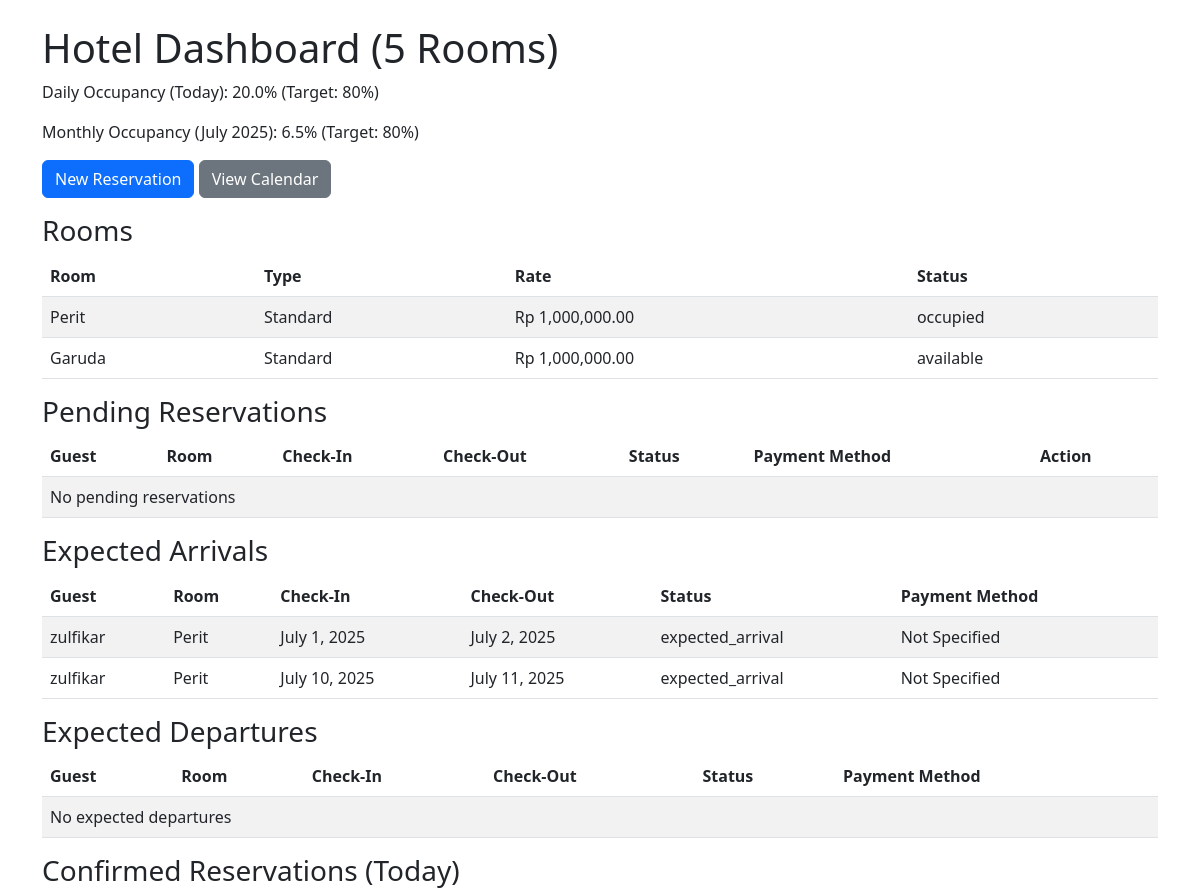
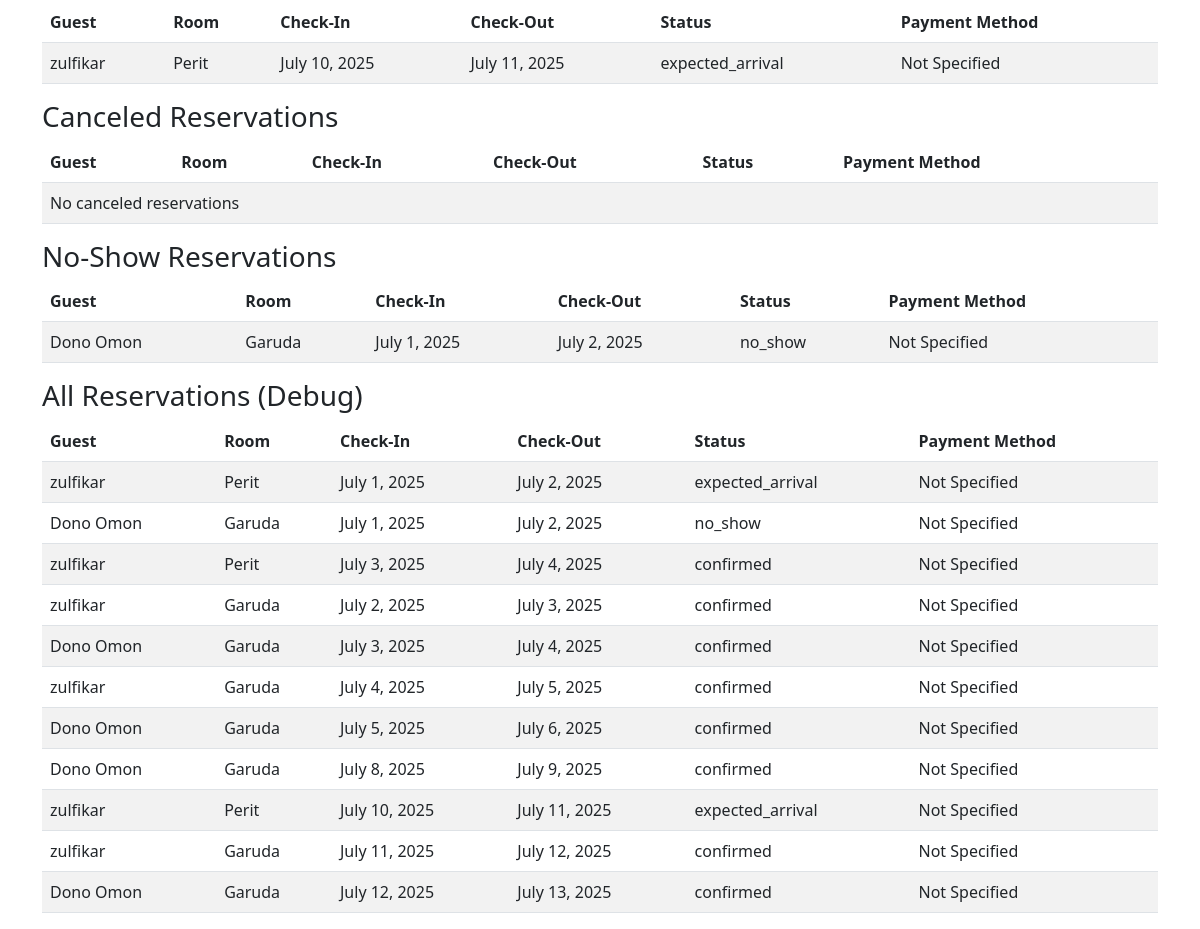
The page / on the database its author committed (2 pictures, top to bottom).
### pms/models.py (models this page shows, shortened)
class Room(models.Model):
    ROOM_TYPES = [
        ('single', 'Single'),
        ('double', 'Double'),
        ('suite', 'Suite'),
    ]
    STATUS_CHOICES = [
        ('available', 'Available'),
        ('occupied', 'Occupied'),
    ]
    room_number = models.CharField(max_length=10, unique=True)
    room_type = models.CharField(max_length=20, choices=ROOM_TYPES)
    rate = models.DecimalField(max_digits=10, decimal_places=2)
    status = models.CharField(max_length=20, choices=STATUS_CHOICES, default='available')

class Reservation(models.Model):
    STATUS_CHOICES = [
        ('pending', 'Pending'),
        ('confirmed', 'Confirmed'),
        ('expected_arrival', 'Expected Arrival'),
        ('expected_departure', 'Expected Departure'),
        ('canceled', 'Canceled'),
        ('no_show', 'No-Show'),
    ]
    PAYMENT_METHODS = [
        ('', 'Not Specified'),  # Empty choice for pending reservations
        ('bank_transfer', 'Bank Transfer'),
        ('cash', 'Cash'),
        ('credit_card', 'Credit Card'),
    ]
    guest = models.ForeignKey(Guest, on_delete=models.CASCADE)
    room = models.ForeignKey(Room, on_delete=models.CASCADE)
    check_in = models.DateField()
    check_out = models.DateField()
    status = models.CharField(max_length=20, choices=STATUS_CHOICES, default='pending')
    payment_method = models.CharField(max_length=20, choices=PAYMENT_METHODS, blank=True, default='')
    def update_status(self):
        today = date.today()
        if self.status in ['pending', 'confirmed']:
            if self.check_in == today:
                self.status = 'expected_arrival'
            elif self.check_out == today:
                self.status = 'expected_departure'
        self.save()

class Guest(models.Model):
    name = models.CharField(max_length=100)
    email = models.EmailField(unique=True)
    phone = models.CharField(max_length=15, blank=True)

### pms/views.py (the view)
# urls.py: path('', dashboard, name='dashboard'),
def dashboard(request):
    rooms = Room.objects.all()
    today = date.today()
    for reservation in Reservation.objects.all():
        reservation.update_status()
    for room in rooms:
        is_occupied = Reservation.objects.filter(
            room=room,
            check_in__lte=today,
            check_out__gt=today,
            status__in=['confirmed', 'expected_arrival', 'expected_departure']
        ).exists()
        room.status = 'occupied' if is_occupied else 'available'
        room.save()
    reservations = Reservation.objects.filter(
        check_in__lte=today,
        check_out__gt=today,
        status__in=['confirmed', 'expected_arrival', 'expected_departure']
    )
    daily_occupancy = (len(reservations) / 5) * 100
    year = today.year
    month = today.month
    days_in_month = monthrange(year, month)[1]
    total_room_nights = 5 * days_in_month
    booked_room_nights = 0
    month_start = date(year, month, 1)
    month_end = month_start + timedelta(days=days_in_month)
    monthly_reservations = Reservation.objects.filter(
        check_in__lt=month_end,
        check_out__gt=month_start,
        status__in=['confirmed', 'expected_arrival', 'expected_departure']
    )
    for res in monthly_reservations:
        start = max(res.check_in, month_start)
        end = min(res.check_out, month_end)
        booked_room_nights += (end - start).days
    monthly_occupancy = (booked_room_nights / total_room_nights) * 100 if total_room_nights > 0 else 0
    pending_reservations = Reservation.objects.filter(status='pending')
    expected_arrivals = Reservation.objects.filter(status='expected_arrival')
    expected_departures = Reservation.objects.filter(status='expected_departure')
    canceled_reservations = Reservation.objects.filter(status='canceled')
    no_show_reservations = Reservation.objects.filter(status='no_show')
    all_reservations = Reservation.objects.all()
    return render(request, 'pms/dashboard.html', {
        'rooms': rooms,
        'reservations': reservations,
        'pending_reservations': pending_reservations,
        'expected_arrivals': expected_arrivals,
        'expected_departures': expected_departures,
        'canceled_reservations': canceled_reservations,
        'no_show_reservations': no_show_reservations,
        'daily_occupancy': daily_occupancy,
        'monthly_occupancy': monthly_occupancy,
        'target_occupancy': 80,
        'month_name': today.strftime('%B %Y'),
        'all_reservations': all_reservations
    })

### pms/templates/pms/dashboard.html (shortened to what this page needs)
{% load humanize %}
<!DOCTYPE html>
<html>
<head>
    <link href="https://cdn.jsdelivr.net/npm/bootstrap@5.3.0/dist/css/bootstrap.min.css" rel="stylesheet">
</head>
<body>
    <div class="container mt-4">
        <h1>Hotel Dashboard (5 Rooms)</h1>
        <p>Daily Occupancy (Today): {{ daily_occupancy|floatformat:1 }}% (Target: {{ target_occupancy }}%)</p>
        <p>Monthly Occupancy ({{ month_name }}): {{ monthly_occupancy|floatformat:1 }}% (Target: {{ target_occupancy }}%)</p>
        <a href="{% url 'create_reservation' %}" class="btn btn-primary mb-3">New Reservation</a>
        <a href="{% url 'calendar' %}" class="btn btn-secondary mb-3">View Calendar</a>
        <h3>Rooms</h3>
        <table class="table table-striped">
            <thead>
                <tr>
                    <th>Room</th>
                    <th>Type</th>
                    <th>Rate</th>
                    <th>Status</th>
                </tr>
            </thead>
            <tbody>
                {% for room in rooms %}
                <tr>
                    <td>{{ room.room_number }}</td>
                    <td>{{ room.room_type }}</td>
                    <td>Rp {{ room.rate|intcomma }}</td>
                    <td>{{ room.status }}</td>
                </tr>
                {% endfor %}
            </tbody>
        </table>
        <h3>Pending Reservations</h3>
        <table class="table table-striped">
            <thead>
                <tr>
                    <th>Guest</th>
                    <th>Room</th>
                    <th>Check-In</th>
                    <th>Check-Out</th>
                    <th>Status</th>
                    <th>Payment Method</th>
                    <th>Action</th>
                </tr>
            </thead>
            <tbody>
                {% for reservation in pending_reservations %}
                <tr>
                    <td>{{ reservation.guest.name }}</td>
                    <td>{{ reservation.room.room_number }}</td>
                    <td>{{ reservation.check_in }}</td>
                    <td>{{ reservation.check_out }}</td>
                    <td>{{ reservation.status }}</td>
                    <td>{{ reservation.get_payment_method_display|default:"Not Specified" }}</td>
                    <td><a href="{% url 'confirm_reservation' reservation.id %}" class="btn btn-sm btn-success">Confirm</a></td>
                </tr>
                {% empty %}
                <tr>
                    <td colspan="7">No pending reservations</td>
                </tr>
                {% endfor %}
            </tbody>
        </table>
        <h3>Expected Arrivals</h3>
        <table class="table table-striped">
            <thead>
                <tr>
                    <th>Guest</th>
                    <th>Room</th>
                    <th>Check-In</th>
                    <th>Check-Out</th>
                    <th>Status</th>
                    <th>Payment Method</th>
                </tr>
            </thead>
            <tbody>
                {% for reservation in expected_arrivals %}
                <tr>
                    <td>{{ reservation.guest.name }}</td>
                    <td>{{ reservation.room.room_number }}</td>
                    <td>{{ reservation.check_in }}</td>
                    <td>{{ reservation.check_out }}</td>
                    <td>{{ reservation.status }}</td>
                    <td>{{ reservation.get_payment_method_display|default:"Not Specified" }}</td>
                </tr>
                {% empty %}
                <tr>
                    <td colspan="6">No expected arrivals</td>
                </tr>
                {% endfor %}
            </tbody>
        </table>
        <h3>Expected Departures</h3>
        <table class="table table-striped">
            <thead>
                <tr>
                    <th>Guest</th>
                    <th>Room</th>
                    <th>Check-In</th>
                    <th>Check-Out</th>
                    <th>Status</th>
                    <th>Payment Method</th>
                </tr>
            </thead>
            <tbody>
                {% for reservation in expected_departures %}
                <tr>
                    <td>{{ reservation.guest.name }}</td>
                    <td>{{ reservation.room.room_number }}</td>
                    <td>{{ reservation.check_in }}</td>
                    <td>{{ reservation.check_out }}</td>
                    <td>{{ reservation.status }}</td>
                    <td>{{ reservation.get_payment_method_display|default:"Not Specified" }}</td>
                </tr>
                {% empty %}
                <tr>
                    <td colspan="6">No expected departures</td>
                </tr>
                {% endfor %}
            </tbody>
        </table>
        <h3>Confirmed Reservations (Today)</h3>
        <table class="table table-striped">
            <thead>
                <tr>
                    <th>Guest</th>
                    <th>Room</th>
                    <th>Check-In</th>
                    <th>Check-Out</th>
                    <th>Status</th>
                    <th>Payment Method</th>
                </tr>
            </thead>
            <tbody>
                {% for reservation in reservations %}
                <tr>
                    <td>{{ reservation.guest.name }}</td>
                    <td>{{ reservation.room.room_number }}</td>
                    <td>{{ reservation.check_in }}</td>
                    <td>{{ reservation.check_out }}</td>
                    <td>{{ reservation.status }}</td>
                    <td>{{ reservation.get_payment_method_display|default:"Not Specified" }}</td>
                </tr>
                {% empty %}
                <tr>
                    <td colspan="6">No confirmed reservations for today</td>
                </tr>
                {% endfor %}
            </tbody>
        </table>
        <h3>Canceled Reservations</h3>
        <table class="table table-striped">
            <thead>
                <tr>
                    <th>Guest</th>
                    <th>Room</th>
                    <th>Check-In</th>
                    <th>Check-Out</th>
                    <th>Status</th>
                    <th>Payment Method</th>
                </tr>
            </thead>
            <tbody>
                {% for reservation in canceled_reservations %}
                <tr>
                    <td>{{ reservation.guest.name }}</td>
                    <td>{{ reservation.room.room_number }}</td>
                    <td>{{ reservation.check_in }}</td>
                    <td>{{ reservation.check_out }}</td>
                    <td>{{ reservation.status }}</td>
                    <td>{{ reservation.get_payment_method_display|default:"Not Specified" }}</td>
                </tr>
                {% empty %}
                <tr>
                    <td colspan="6">No canceled reservations</td>
                </tr>
                {% endfor %}
            </tbody>
        </table>
        <h3>No-Show Reservations</h3>
        <table class="table table-striped">
            <thead>
                <tr>
                    <th>Guest</th>
                    <th>Room</th>
                    <th>Check-In</th>
                    <th>Check-Out</th>
                    <th>Status</th>
                    <th>Payment Method</th>
                </tr>
            </thead>
            <tbody>
                {% for reservation in no_show_reservations %}
                <tr>
                    <td>{{ reservation.guest.name }}</td>
                    <td>{{ reservation.room.room_number }}</td>
                    <td>{{ reservation.check_in }}</td>
                    <td>{{ reservation.check_out }}</td>
                    <td>{{ reservation.status }}</td>
                    <td>{{ reservation.get_payment_method_display|default:"Not Specified" }}</td>
                </tr>
                {% empty %}
                <tr>
                    <td colspan="6">No no-show reservations</td>
                </tr>
                {% endfor %}
            </tbody>
        </table>
        <h3>All Reservations (Debug)</h3>
        <table class="table table-striped">
            <thead>
                <tr>
                    <th>Guest</th>
                    <th>Room</th>
                    <th>Check-In</th>
                    <th>Check-Out</th>
                    <th>Status</th>
                    <th>Payment Method</th>
                </tr>
            </thead>
            <tbody>
                {% for reservation in all_reservations %}
                <tr>
                    <td>{{ reservation.guest.name }}</td>
                    <td>{{ reservation.room.room_number }}</td>
                    <td>{{ reservation.check_in }}</td>
                    <td>{{ reservation.check_out }}</td>
                    <td>{{ reservation.status }}</td>
                    <td>{{ reservation.get_payment_method_display|default:"Not Specified" }}</td>
                </tr>
                {% empty %}
                <tr>
                    <td colspan="6">No reservations in database</td>
                </tr>
                {% endfor %}
            </tbody>
        </table>
    </div>
</body>
</html>

### rows shown on the page
Room: room_number "Perit", room_type "Standard", rate "1,000,000.00", status "occupied"
Room: room_number "Garuda", room_type "Standard", rate "1,000,000.00", status "available"
Reservation: guest.name "zulfikar", room.room_number "Perit", check_in "July 1, 2025", check_out "July 2, 2025", status "expected_arrival", payment_method "Not Specified"
Reservation: guest.name "zulfikar", room.room_number "Perit", check_in "July 10, 2025", check_out "July 11, 2025", status "expected_arrival", payment_method "Not Specified"
Reservation: guest.name "Dono Omon", room.room_number "Garuda", check_in "July 1, 2025", check_out "July 2, 2025", status "no_show", payment_method "Not Specified"
Reservation: guest.name "zulfikar", room.room_number "Perit", check_in "July 3, 2025", check_out "July 4, 2025", status "confirmed", payment_method "Not Specified"
Reservation: guest.name "zulfikar", room.room_number "Garuda", check_in "July 2, 2025", check_out "July 3, 2025", status "confirmed", payment_method "Not Specified"
Reservation: guest.name "Dono Omon", room.room_number "Garuda", check_in "July 3, 2025", check_out "July 4, 2025", status "confirmed", payment_method "Not Specified"
Reservation: guest.name "zulfikar", room.room_number "Garuda", check_in "July 4, 2025", check_out "July 5, 2025", status "confirmed", payment_method "Not Specified"
Reservation: guest.name "Dono Omon", room.room_number "Garuda", check_in "July 5, 2025", check_out "July 6, 2025", status "confirmed", payment_method "Not Specified"
Reservation: guest.name "Dono Omon", room.room_number "Garuda", check_in "July 8, 2025", check_out "July 9, 2025", status "confirmed", payment_method "Not Specified"
Reservation: guest.name "zulfikar", room.room_number "Garuda", check_in "July 11, 2025", check_out "July 12, 2025", status "confirmed", payment_method "Not Specified"
Reservation: guest.name "Dono Omon", room.room_number "Garuda", check_in "July 12, 2025", check_out "July 13, 2025", status "confirmed", payment_method "Not Specified"

### other values the page prints
{{ daily_occupancy|floatformat:1 }} "20.0"
{{ target_occupancy }} "80"
{{ month_name }} "July 2025"
{{ monthly_occupancy|floatformat:1 }} "6.5"
